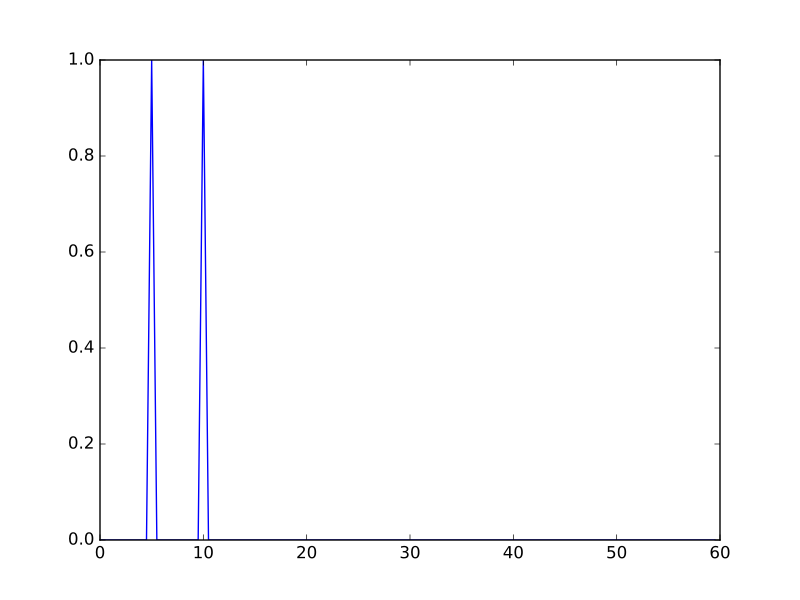

The script that drew this image:
times = np.arange(0, 60, 0.5)  # samples every 0.5 seconds
neural_vector = np.zeros(times.shape)
neural_vector[10] = 1  # At 5 seconds
neural_vector[20] = 1  # At 10 seconds
plt.plot(times, neural_vector)
